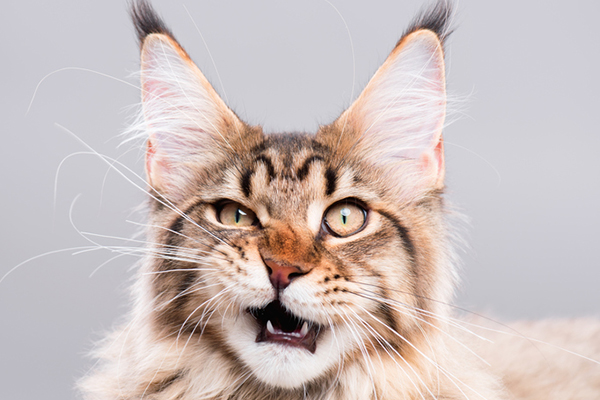
#> input picture cat.jpg, 600 x 400 px
$ python prewitt.py
#> lines starting #> are read from the running program, lines starting #| are printed output that depends on the picture
import cv2
import numpy as np


photo = cv2.imread("cat.jpg", cv2.IMREAD_GRAYSCALE)
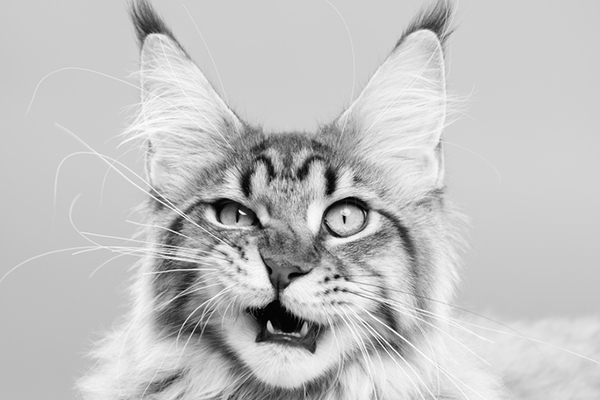
#> photo: shape (400, 600); min 0, max 255, mean 194

Xaxis = np.array([[1, 1, 1], [0, 0, 0], [-1, -1, -1]])
Yaxis = np.array([[-1, 0, 1], [-1, 0, 1], [-1, 0, 1]])

X = cv2.filter2D(photo, -1, Xaxis)
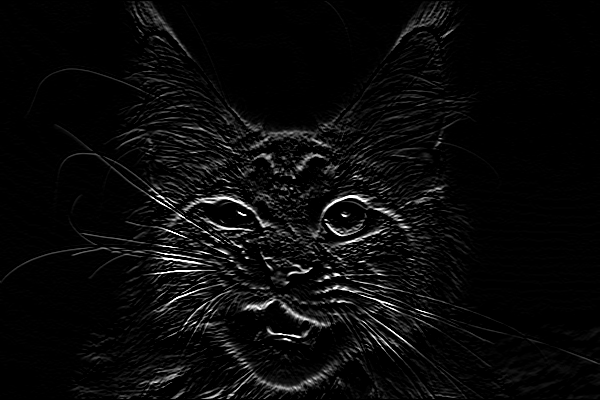
#> X: shape (400, 600); min 0, max 255, mean 10.3
Y = cv2.filter2D(photo, -1, Yaxis)
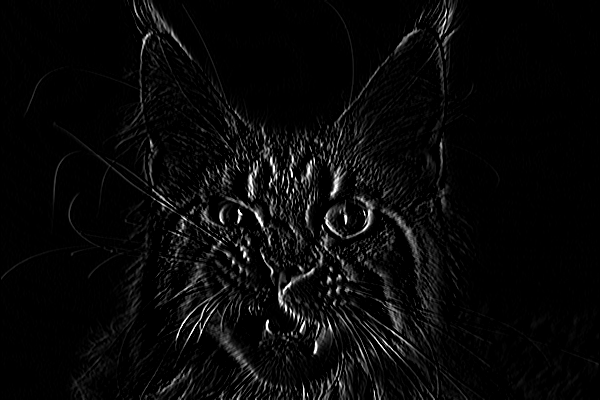
#> Y: shape (400, 600); min 0, max 255, mean 9.1

cv2.imshow("Original", photo)
cv2.imshow("X+Y", X+Y)
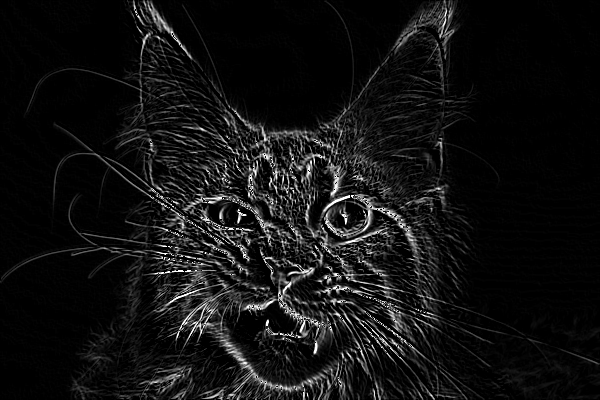
#> window 'X+Y': shape (400, 600); min 0, max 255, mean 18

cv2.waitKey(0)
cv2.destroyAllWindows()
